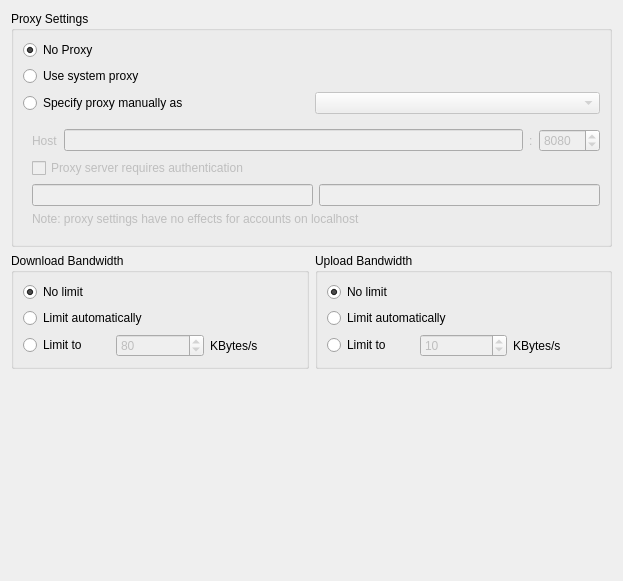
<?xml version="1.0" encoding="UTF-8"?>
<ui version="4.0">
 <class>CUR::NetworkSettings</class>
 <widget class="QWidget" name="CUR::NetworkSettings">
  <property name="geometry">
   <rect>
    <x>0</x>
    <y>0</y>
    <width>623</width>
    <height>581</height>
   </rect>
  </property>
  <property name="windowTitle">
   <string>Form</string>
  </property>
  <layout class="QVBoxLayout" name="verticalLayout_5">
   <item>
    <widget class="QGroupBox" name="proxyGroupBox">
     <property name="enabled">
      <bool>true</bool>
     </property>
     <property name="title">
      <string>Proxy Settings</string>
     </property>
     <layout class="QVBoxLayout" name="verticalLayout_4">
      <item>
       <widget class="QRadioButton" name="noProxyRadioButton">
        <property name="text">
         <string>No Proxy</string>
        </property>
        <property name="checked">
         <bool>true</bool>
        </property>
        <attribute name="buttonGroup">
         <string notr="true">proxyButtonGroup</string>
        </attribute>
       </widget>
      </item>
      <item>
       <widget class="QRadioButton" name="systemProxyRadioButton">
        <property name="text">
         <string>Use system proxy</string>
        </property>
        <attribute name="buttonGroup">
         <string notr="true">proxyButtonGroup</string>
        </attribute>
       </widget>
      </item>
      <item>
       <layout class="QHBoxLayout" name="horizontalLayout_3">
        <item>
         <widget class="QRadioButton" name="manualProxyRadioButton">
          <property name="text">
           <string>Specify proxy manually as</string>
          </property>
          <attribute name="buttonGroup">
           <string notr="true">proxyButtonGroup</string>
          </attribute>
         </widget>
        </item>
        <item>
         <widget class="QComboBox" name="typeComboBox">
          <property name="enabled">
           <bool>false</bool>
          </property>
         </widget>
        </item>
       </layout>
      </item>
      <item>
       <widget class="QWidget" name="manualSettings" native="true">
        <property name="enabled">
         <bool>false</bool>
        </property>
        <layout class="QVBoxLayout" name="verticalLayout">
         <property name="rightMargin">
          <number>0</number>
         </property>
         <item>
          <layout class="QHBoxLayout" name="horizontalLayout">
           <item>
            <widget class="QLabel" name="hostLabel">
             <property name="text">
              <string>Host</string>
             </property>
            </widget>
           </item>
           <item>
            <widget class="QLineEdit" name="hostLineEdit">
             <property name="sizePolicy">
              <sizepolicy hsizetype="MinimumExpanding" vsizetype="Fixed">
               <horstretch>0</horstretch>
               <verstretch>0</verstretch>
              </sizepolicy>
             </property>
             <property name="text">
              <string/>
             </property>
            </widget>
           </item>
           <item>
            <widget class="QLabel" name="label">
             <property name="text">
              <string>:</string>
             </property>
            </widget>
           </item>
           <item>
            <widget class="QSpinBox" name="portSpinBox">
             <property name="sizePolicy">
              <sizepolicy hsizetype="Maximum" vsizetype="Fixed">
               <horstretch>0</horstretch>
               <verstretch>0</verstretch>
              </sizepolicy>
             </property>
             <property name="minimum">
              <number>1</number>
             </property>
             <property name="maximum">
              <number>65535</number>
             </property>
             <property name="value">
              <number>8080</number>
             </property>
            </widget>
           </item>
          </layout>
         </item>
         <item>
          <widget class="QCheckBox" name="authRequiredcheckBox">
           <property name="enabled">
            <bool>false</bool>
           </property>
           <property name="text">
            <string>Proxy server requires authentication</string>
           </property>
          </widget>
         </item>
         <item>
          <widget class="QWidget" name="authWidgets" native="true">
           <property name="enabled">
            <bool>false</bool>
           </property>
           <layout class="QHBoxLayout" name="horizontalLayout_2">
            <property name="leftMargin">
             <number>0</number>
            </property>
            <property name="topMargin">
             <number>0</number>
            </property>
            <property name="rightMargin">
             <number>0</number>
            </property>
            <property name="bottomMargin">
             <number>0</number>
            </property>
            <item>
             <widget class="QLineEdit" name="userLineEdit">
              <property name="text">
               <string/>
              </property>
             </widget>
            </item>
            <item>
             <widget class="QLineEdit" name="passwordLineEdit">
              <property name="text">
               <string/>
              </property>
              <property name="echoMode">
               <enum>QLineEdit::Password</enum>
              </property>
             </widget>
            </item>
           </layout>
          </widget>
         </item>
         <item>
          <widget class="QLabel" name="labelLocalhost">
           <property name="text">
            <string>Note: proxy settings have no effects for accounts on localhost</string>
           </property>
          </widget>
         </item>
        </layout>
       </widget>
      </item>
     </layout>
    </widget>
   </item>
   <item>
    <layout class="QHBoxLayout" name="horizontalLayout_5">
     <item>
      <widget class="QGroupBox" name="downloadBox">
       <property name="sizePolicy">
        <sizepolicy hsizetype="Preferred" vsizetype="Maximum">
         <horstretch>0</horstretch>
         <verstretch>0</verstretch>
        </sizepolicy>
       </property>
       <property name="title">
        <string>Download Bandwidth</string>
       </property>
       <layout class="QVBoxLayout" name="verticalLayout_2">
        <item>
         <widget class="QRadioButton" name="noDownloadLimitRadioButton">
          <property name="text">
           <string>No limit</string>
          </property>
          <property name="checked">
           <bool>true</bool>
          </property>
         </widget>
        </item>
        <item>
         <widget class="QRadioButton" name="autoDownloadLimitRadioButton">
          <property name="toolTip">
           <string>Limit to 3/4 of estimated bandwidth</string>
          </property>
          <property name="text">
           <string>Limit automatically</string>
          </property>
         </widget>
        </item>
        <item>
         <layout class="QHBoxLayout" name="horizontalLayout_6">
          <item>
           <widget class="QRadioButton" name="downloadLimitRadioButton">
            <property name="text">
             <string>Limit to</string>
            </property>
           </widget>
          </item>
          <item>
           <widget class="QSpinBox" name="downloadSpinBox">
            <property name="enabled">
             <bool>false</bool>
            </property>
            <property name="maximum">
             <number>9999</number>
            </property>
            <property name="value">
             <number>80</number>
            </property>
           </widget>
          </item>
          <item>
           <widget class="QLabel" name="label_3">
            <property name="text">
             <string>KBytes/s</string>
            </property>
           </widget>
          </item>
         </layout>
        </item>
        <item>
         <spacer name="verticalSpacer_2">
          <property name="orientation">
           <enum>Qt::Vertical</enum>
          </property>
          <property name="sizeHint" stdset="0">
           <size>
            <width>147</width>
            <height>25</height>
           </size>
          </property>
         </spacer>
        </item>
       </layout>
      </widget>
     </item>
     <item>
      <widget class="QGroupBox" name="uploadBox">
       <property name="sizePolicy">
        <sizepolicy hsizetype="Preferred" vsizetype="Maximum">
         <horstretch>0</horstretch>
         <verstretch>0</verstretch>
        </sizepolicy>
       </property>
       <property name="title">
        <string>Upload Bandwidth</string>
       </property>
       <layout class="QVBoxLayout" name="verticalLayout_3">
        <item>
         <widget class="QRadioButton" name="noUploadLimitRadioButton">
          <property name="text">
           <string>No limit</string>
          </property>
          <property name="checked">
           <bool>true</bool>
          </property>
         </widget>
        </item>
        <item>
         <widget class="QRadioButton" name="autoUploadLimitRadioButton">
          <property name="toolTip">
           <string>Limit to 3/4 of estimated bandwidth</string>
          </property>
          <property name="text">
           <string>Limit automatically</string>
          </property>
         </widget>
        </item>
        <item>
         <layout class="QHBoxLayout" name="horizontalLayout_4">
          <item>
           <widget class="QRadioButton" name="uploadLimitRadioButton">
            <property name="text">
             <string>Limit to</string>
            </property>
           </widget>
          </item>
          <item>
           <widget class="QSpinBox" name="uploadSpinBox">
            <property name="enabled">
             <bool>false</bool>
            </property>
            <property name="minimum">
             <number>1</number>
            </property>
            <property name="maximum">
             <number>9999</number>
            </property>
            <property name="value">
             <number>10</number>
            </property>
           </widget>
          </item>
          <item>
           <widget class="QLabel" name="label_4">
            <property name="text">
             <string>KBytes/s</string>
            </property>
           </widget>
          </item>
         </layout>
        </item>
       </layout>
      </widget>
     </item>
    </layout>
   </item>
   <item>
    <spacer name="verticalSpacer">
     <property name="orientation">
      <enum>Qt::Vertical</enum>
     </property>
     <property name="sizeHint" stdset="0">
      <size>
       <width>20</width>
       <height>0</height>
      </size>
     </property>
    </spacer>
   </item>
  </layout>
 </widget>
 <resources/>
 <connections>
  <connection>
   <sender>downloadLimitRadioButton</sender>
   <signal>toggled(bool)</signal>
   <receiver>downloadSpinBox</receiver>
   <slot>setEnabled(bool)</slot>
   <hints>
    <hint type="sourcelabel">
     <x>73</x>
     <y>69</y>
    </hint>
    <hint type="destinationlabel">
     <x>131</x>
     <y>78</y>
    </hint>
   </hints>
  </connection>
  <connection>
   <sender>uploadLimitRadioButton</sender>
   <signal>toggled(bool)</signal>
   <receiver>uploadSpinBox</receiver>
   <slot>setEnabled(bool)</slot>
   <hints>
    <hint type="sourcelabel">
     <x>322</x>
     <y>101</y>
    </hint>
    <hint type="destinationlabel">
     <x>411</x>
     <y>106</y>
    </hint>
   </hints>
  </connection>
 </connections>
 <buttongroups>
  <buttongroup name="proxyButtonGroup"/>
 </buttongroups>
</ui>
